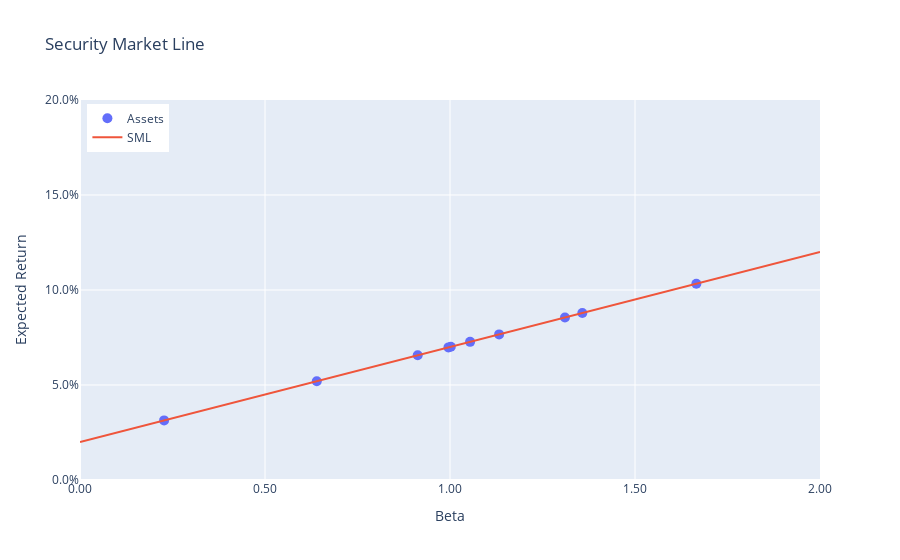

Source (notebook cell):
### Code cell
# Plot SML with no alpha
trace  = go.Scatter(x=betas, y=expret, mode="markers", name='Assets', marker=dict(size=10),)
minval = 0.0
maxval = 2.0
trace_sml = go.Scatter(x= np.linspace(minval,maxval,100), y = rf+mrp*np.linspace(minval,maxval,100), mode='lines',name='SML',
    hovertemplate="SML<br>y-intercept: risk-free rate<br>slope: market risk premium<extra></extra>")

fig = go.Figure()
fig.add_trace(trace)
fig.add_trace(trace_sml)
fig.update_xaxes(title='Beta',tickformat=".2f", range=[minval,maxval])
fig.update_yaxes(title='Expected Return',tickformat=".1%", range=[0, 0.2])
fig.update_layout(title='Security Market Line (no alpha)')
fig.update_layout(legend=dict(yanchor="top", y =0.99, xanchor="left", x=0.01))
fig.show()
